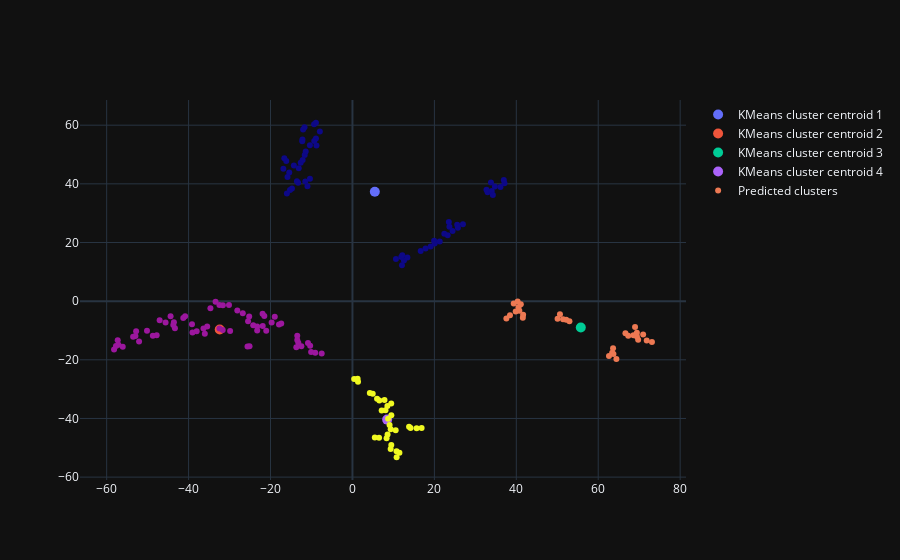

Notebook cell for this chart:
### Code cell
from sklearn.cluster import KMeans
import plotly.express as px

temp = embeddings_en_2d.reshape(-1, embeddings_en_2d.shape[-1])
kmeans = KMeans(n_clusters=4, random_state=0).fit(temp)

preds = kmeans.predict(temp)

# km_plot = px.scatter(x=temp[:,0], y=temp[:,1], color=[str(x) for x in kmeans.predict(temp)])
# km_plot.show()

km_plot = go.Figure()

for i in range(4):
    km_plot.add_trace(go.Scatter(x=[kmeans.cluster_centers_[i, 0]], y=[kmeans.cluster_centers_[i, 1]],
                             mode='markers',
                             marker=dict(size=10, color=i), name=f'KMeans cluster centroid {i + 1}'))
km_plot.add_trace(go.Scatter(x=temp[:,0], y=temp[:,1], mode='markers', marker=dict(color=preds), name='Predicted clusters'))

km_plot.show()
# print(embeddings_en_2d.reshape(-1, embeddings_en_2d.shape[-1]).shape)

### Figure 1 — Plotly figure (JSON) as saved in the notebook; plotly's stock layout.template omitted (floating-point values rounded to 4 significant figures; data arrays with more than 128 entries replaced by an {"elided": "..."} marker saying what was removed)
{"data": [{"marker": {"color": 0, "size": 10}, "mode": "markers", "name": "KMeans cluster centroid 1", "x": [5.463], "y": [37.33], "type": "scatter"}, {"marker": {"color": 1, "size": 10}, "mode": "markers", "name": "KMeans cluster centroid 2", "x": [-32.4], "y": [-9.693], "type": "scatter"}, {"marker": {"color": 2, "size": 10}, "mode": "markers", "name": "KMeans cluster centroid 3", "x": [55.75], "y": [-8.991], "type": "scatter"}, {"marker": {"color": 3, "size": 10}, "mode": "markers", "name": "KMeans cluster centroid 4", "x": [8.474], "y": [-40.39], "type": "scatter"}, {"marker": {"color": {"elided": "180 int values"}}, "mode": "markers", "name": "Predicted clusters", "x": {"elided": "180 float values"}, "y": {"elided": "180 float values"}, "type": "scatter"}], "layout": {}}
